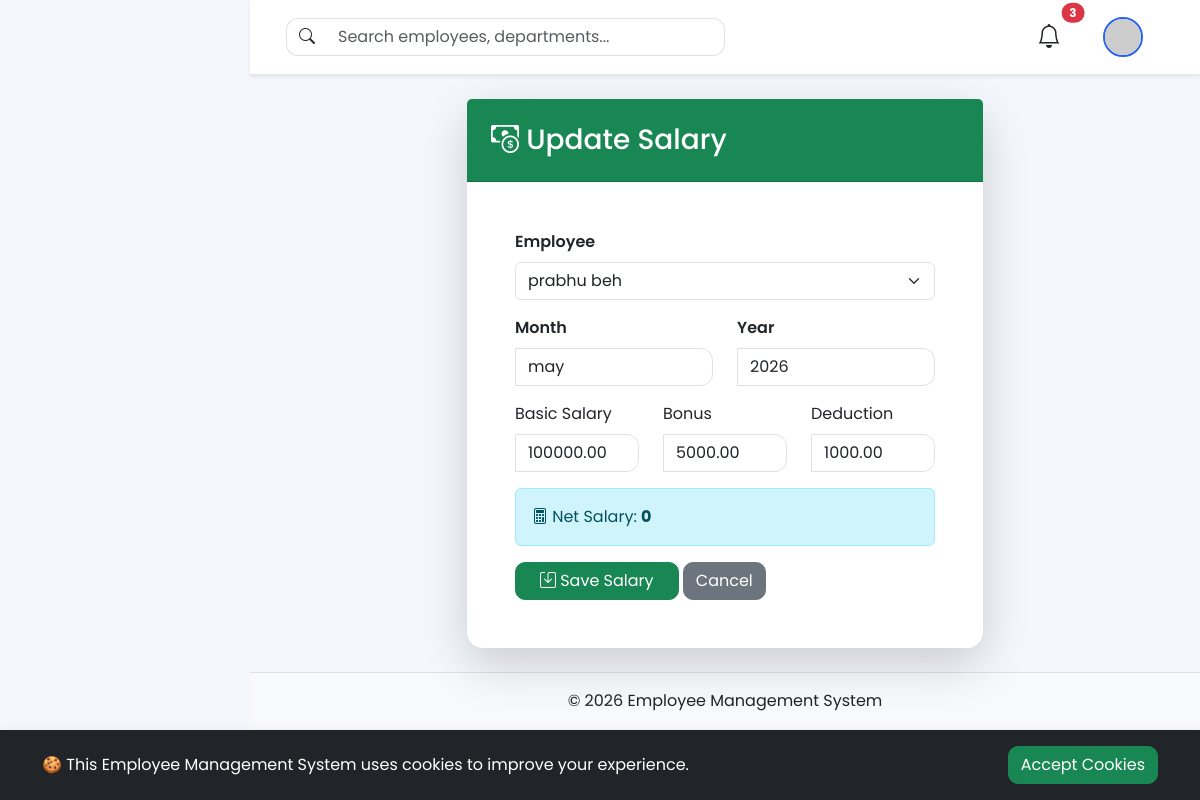
Screenshot of /employees/salary/2/edit/ with the database file from the repository.
### employees/models.py (models this page shows, shortened)
class Salary(models.Model):
    employee = models.ForeignKey(
        Employee,
        on_delete=models.CASCADE,
        related_name="salary_records"
    )
    month = models.CharField(
        max_length=20
    )
    year = models.IntegerField()
    basic_salary = models.DecimalField(
        max_digits=10,
        decimal_places=2
    )
    bonus = models.DecimalField(
        max_digits=10,
        decimal_places=2,
        default=0
    )
    deduction = models.DecimalField(
        max_digits=10,
        decimal_places=2,
        default=0
    )
    created_at = models.DateTimeField(
        auto_now_add=True
    )

### employees/views.py (the view)
def salary_update(request, pk):
    salary = get_object_or_404(
        Salary,
        pk=pk
    )
    if request.method == "POST":
        form = SalaryForm(
            request.POST,
            instance=salary
        )
        if form.is_valid():
            form.save()
            return redirect(
                "salary_list"
            )
    else:
        form = SalaryForm(
            instance=salary
        )
    return render(
        request,
        "employees/salary_form.html",
        {
            "form": form
        }
    )

### employees/forms.py
class SalaryForm(forms.ModelForm):
    class Meta:
        model = Salary
        fields = [
            "employee",
            "month",
            "year",
            "basic_salary",
            "bonus",
            "deduction",
        ]
        widgets = {
            "employee": forms.Select(
                attrs={
                    "class": "form-select"
                }
            ),
            "month": forms.TextInput(
                attrs={
                    "class": "form-control",
                    "placeholder": "Example: July"
                }
            ),
            "year": forms.NumberInput(
                attrs={
                    "class": "form-control"
                }
            ),
            "basic_salary": forms.NumberInput(
                attrs={
                    "class": "form-control"
                }
            ),
            "bonus": forms.NumberInput(
                attrs={
                    "class": "form-control"
                }
            ),
            "deduction": forms.NumberInput(
                attrs={
                    "class": "form-control"
                }
            ),
        }

### employees/models.py (called while the page is built)
    def __str__(self):
        return f"{self.first_name} {self.last_name}"

### templates/employees/salary_form.html (shortened to what this page needs)
{% extends "base.html" %}
{% block content %}
<div class="container">
<div class="row justify-content-center">
<div class="col-lg-7">
<div class="card shadow-lg border-0 rounded-4">
<div class="card-header bg-success text-white p-4">
<h3 class="mb-0">
<i class="bi bi-cash-coin"></i>
{% if form.instance.pk %}
Update Salary
{% else %}
Add Salary
{% endif %}
</h3>
</div>
<div class="card-body p-5">
<form method="POST">
<div class="mb-3">
<label class="form-label fw-semibold">
Employee
</label>
{{form.employee}}
</div>
<div class="row">
<div class="col-md-6 mb-3">
<label class="form-label fw-semibold">
Month
</label>
{{form.month}}
</div>
<div class="col-md-6 mb-3">
<label class="form-label fw-semibold">
Year
</label>
{{form.year}}
</div>
</div>
<div class="row">
<div class="col-md-4 mb-3">
<label class="form-label">
Basic Salary
</label>
{{form.basic_salary}}
</div>
<div class="col-md-4 mb-3">
<label class="form-label">
Bonus
</label>
{{form.bonus}}
</div>
<div class="col-md-4 mb-3">
<label class="form-label">
Deduction
</label>
{{form.deduction}}
</div>
</div>
<div class="alert alert-info">
<i class="bi bi-calculator"></i>
Net Salary:
<strong id="netSalary">
0
</strong>
</div>
<button class="btn btn-success px-4">
<i class="bi bi-save"></i>
Save Salary
</button>
<a href="{% url 'salary_list' %}"
class="btn btn-secondary">
Cancel
</a>
</form>
</div>
</div>
</div>
</div>
</div>
{% endblock %}

### static/css/style.css (style rules this page uses)
* { margin:0; padding:0; box-sizing:border-box; }
body { font-family:'Poppins',sans-serif; background:#f4f7fc; }
.card { border:none; border-radius:16px; box-shadow:0 10px 30px rgba(0,0,0,.08); }
.btn { border-radius:10px; }
.form-control { border-radius:0 12px 12px 0; }

### rows the page displays
Salary: employee "prabhu beh", month "may", year "2026", basic_salary "100000.00", bonus "5000.00", deduction "1000.00"
